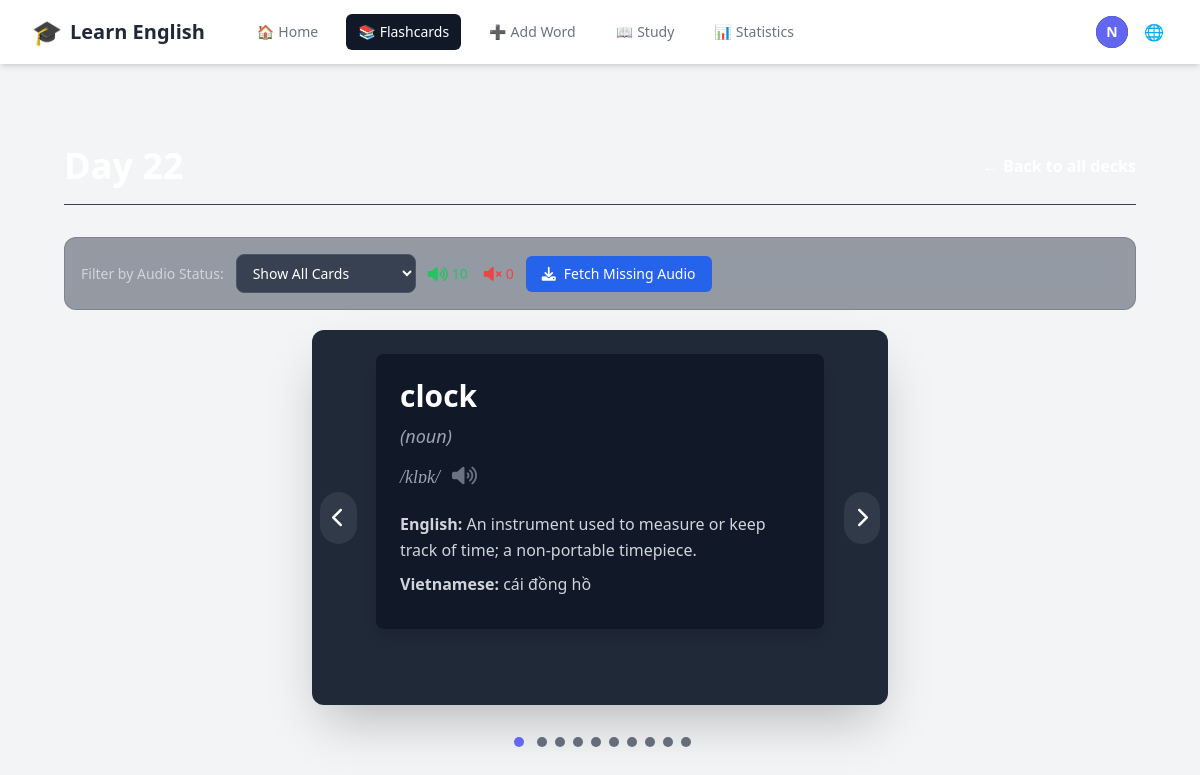
The page /decks/23/ (signed in) on the database its author committed.
### accounts/models.py (models this page shows, shortened)
class CustomUser(AbstractUser):
    email = models.EmailField(unique=True)
    username = None  # Remove username field
    USERNAME_FIELD = 'email'
    REQUIRED_FIELDS = []
    objects = CustomUserManager()

### vocabulary/models.py (models this page shows, shortened)
class Flashcard(models.Model):
    user = models.ForeignKey(settings.AUTH_USER_MODEL, on_delete=models.CASCADE, related_name='flashcards')
    deck = models.ForeignKey(Deck, on_delete=models.CASCADE, related_name='flashcards', null=True, blank=True)
    word = models.CharField(max_length=255)
    phonetic = models.CharField(max_length=100, blank=True, null=True, help_text="Phonetic transcription (e.g., /rɪˈzɪliənt/)")
    part_of_speech = models.CharField(max_length=50, blank=True, null=True)
    audio_url = models.URLField(max_length=500, blank=True, null=True)
    image = models.ImageField(upload_to='flashcard_images/', blank=True, null=True)
    related_image_url = models.URLField(max_length=500, blank=True, null=True, help_text="Auto-fetched related image URL")
    general_synonyms = models.TextField(blank=True, null=True, help_text="Comma-separated list of general synonyms")
    general_antonyms = models.TextField(blank=True, null=True, help_text="Comma-separated list of general antonyms")
    ease_factor = models.FloatField(default=2.5, help_text="Legacy SM-2 ease factor (not used)")
    repetitions = models.PositiveIntegerField(default=0, help_text="Legacy successful reviews count (not used)")
    interval = models.PositiveIntegerField(default=0, help_text="Legacy interval days (not used)")
    next_review = models.DateField(default=timezone.now, help_text="Legacy next review date (not used)")
    last_reviewed = models.DateTimeField(blank=True, null=True, help_text="Last time card was reviewed")
    times_seen_today = models.PositiveIntegerField(default=0, help_text="Number of times seen today (reset daily)")
    last_seen_date = models.DateField(blank=True, null=True, help_text="Last date this card was shown")
    difficulty_score = models.FloatField(default=None, null=True, blank=True, help_text="Difficulty level: 0.0=Again, 0.33=Hard, 0.67=Good, 1.0=Easy")
    total_reviews = models.PositiveIntegerField(default=0, help_text="Total number of times reviewed")
    correct_reviews = models.PositiveIntegerField(default=0, help_text="Number of correct reviews")
    created_at = models.DateTimeField(auto_now_add=True)
    class Meta:
        ordering = ['word']
        unique_together = ['user', 'word']  # Một user không thể có từ trùng lặp

class Definition(models.Model):
    flashcard = models.ForeignKey(Flashcard, related_name='definitions', on_delete=models.CASCADE)
    english_definition = models.TextField()
    vietnamese_definition = models.TextField()
    definition_synonyms = models.TextField(blank=True, null=True, help_text="Comma-separated list of synonyms for this definition")
    definition_antonyms = models.TextField(blank=True, null=True, help_text="Comma-separated list of antonyms for this definition")

### vocabulary/views.py (the view)
# urls.py: path('decks/<int:deck_id>/', views.deck_detail, name='deck_detail'),
@login_required
def deck_detail(request, deck_id):
    try:
        deck = Deck.objects.get(id=deck_id, user=request.user)
        flashcards = Flashcard.objects.filter(deck=deck).prefetch_related('definitions')
        context = {
            'deck': deck,
            'flashcards': flashcards,
        }
        return render(request, 'vocabulary/deck_detail.html', context)
    except Deck.DoesNotExist:
        return redirect('deck_list')

### vocabulary/context_processors.py (called while the page is built)
    def _(message):
        return str(message)

### vocabulary/templates/vocabulary/deck_detail.html (shortened to what this page needs)
{% extends "base.html" %} {% load static %}  {% block content %}
<div class="max-w-7xl mx-auto px-4 sm:px-6 lg:px-8 py-10">
  <div
    class="flex justify-between items-center mb-8 pb-4 border-b border-gray-700"
  >
    <div class="flex items-center gap-4">
      <div id="deck-name-view" class="flex items-center gap-3">
        <h1 class="text-4xl font-extrabold text-white">{{ deck.name }}</h1>
      </div>
    </div>
    <a
      href="{% url 'deck_list' %}"
      class="text-primary-color hover:text-primary-color-dark font-semibold transition-colors duration-200"
      >← {{ manual_texts.back_to_all_decks }}</a
    >
  </div>
  {% if flashcards %}
  <div class="audio-filter-controls">
    <label for="audio-filter">{{ manual_texts.filter_by_audio }}:</label>
    <select id="audio-filter">
      <option value="all">{{ manual_texts.show_all_cards }}</option>
    </select>
    <div class="audio-stats">
      <div class="stat-item has-audio">
        <i class="fas fa-volume-up"></i>
        <span id="cards-with-audio-count">0</span>
      </div>
      <div class="stat-item no-audio">
        <i class="fas fa-volume-mute"></i>
        <span id="cards-without-audio-count">0</span>
      </div>
    </div>
    <button
      id="fetch-missing-audio-btn"
      class="bg-blue-600 hover:bg-blue-700 text-white px-4 py-2 rounded-md text-sm font-medium transition-colors duration-200 flex items-center gap-2"
    >
      <i class="fas fa-download"></i>
      {{ manual_texts.fetch_missing_audio }}
    </button>
  </div>
  <div
    id="carousel-container"
    class="relative w-full max-w-xl mx-auto overflow-hidden rounded-xl shadow-2xl bg-gray-800 p-6"
  >
    <div
      id="carousel-slides"
      class="flex overflow-x-scroll no-scrollbar snap-x snap-mandatory"
      style="scroll-behavior: auto"
    >
      {% for card in flashcards %}
      <div
        class="flex-shrink-0 snap-center"
        style="width: 100%"
        data-card-id="{{ card.id }}"
      >
        <div
          class="card-view-mode word-item-tailwind p-6 bg-gray-900 rounded-lg shadow-lg w-full max-w-md mx-auto text-white flex flex-col items-start relative"
          data-has-audio="{% if card.audio_url %}true{% else %}false{% endif %}"
        >
          <div class="text-3xl font-bold mb-2">
            <a
              href="https://dictionary.cambridge.org/dictionary/english/{{ card.word }}"
              target="_blank"
              class="dictionary-word-link hover:underline focus:outline-none focus:ring-2 focus:ring-primary-color focus:ring-offset-2 focus:ring-offset-gray-900"
              data-word="{{ card.word }}"
              >{{ card.word }}</a
            >
          </div>
          {% if card.part_of_speech %}
          <div class="text-lg text-gray-400 mb-2 italic">
            ({{ card.part_of_speech }})
          </div>
          {% endif %} {% if card.phonetic %}
          <div
            class="text-lg text-gray-400 font-serif italic mb-4 flex items-center space-x-2"
          >
            <span>{{ card.phonetic }}</span>
            {% if card.audio_url %}
            <button
              class="audio-icon-tailwind text-gray-500 hover:text-primary-color transition-colors duration-200"
              data-audio-url="{{ card.audio_url }}"
              title="{{ manual_texts.listen }}"
            >
              <i class="fas fa-volume-up text-xl"></i>
            </button>
            {% endif %}
          </div>
          {% endif %} {% for def in card.definitions.all %}
          <div class="text-base text-gray-300 leading-relaxed mb-2">
            <span class="font-semibold text-primary-color"
              >{{ manual_texts.english_label }}</span
            >
            {{ def.english_definition }}
          </div>
          <div class="text-base text-gray-300 leading-relaxed mb-2">
            <span class="font-semibold text-primary-color"
              >{{ manual_texts.vietnamese_label }}</span
            >
            {{ def.vietnamese_definition }}
          </div>
          {% endfor %}
        </div>
      </div>
      {% endfor %}
    </div>
    <button
      id="prevBtn"
      class="absolute top-1/2 left-2 -translate-y-1/2 bg-gray-700 bg-opacity-75 text-white p-3 rounded-full hover:bg-opacity-100 transition-all duration-200 z-10 focus:outline-none focus:ring-2 focus:ring-primary-color focus:ring-offset-2 focus:ring-offset-gray-800"
    >
      <i class="fas fa-chevron-left text-xl"></i>
    </button>
    <button
      id="nextBtn"
      class="absolute top-1/2 right-2 -translate-y-1/2 bg-gray-700 bg-opacity-75 text-white p-3 rounded-full hover:bg-opacity-100 transition-all duration-200 z-10 focus:outline-none focus:ring-2 focus:ring-primary-color focus:ring-offset-2 focus:ring-offset-gray-800"
    >
      <i class="fas fa-chevron-right text-xl"></i>
    </button>
  </div>
  <div id="pagination-dots" class="text-center mt-6 space-x-2"></div>
  {% endif %}
</div>
{% endblock %}

### vocabulary/templates/base.html (shortened to what this page needs)
{% load i18n %}
{% load static %}
<!DOCTYPE html>
<html lang="{{ LANGUAGE_CODE }}">
  <head>
    <script src="https://cdn.tailwindcss.com"></script>
    <link rel="stylesheet" type="text/css" href="{% static 'css/main.css' %}">
    <link rel="stylesheet" href="https://cdnjs.cloudflare.com/ajax/libs/font-awesome/6.0.0-beta3/css/all.min.css">
  </head>
  <body class="bg-gray-100 dark:bg-gray-900">
    <nav class="bg-white dark:bg-gray-800 shadow-md">
        <div class="max-w-7xl mx-auto px-4 sm:px-6 lg:px-8">
            <div class="flex items-center justify-between h-16">
                <div class="flex items-center">
                    <a href="{% if user.is_authenticated %}{% url 'dashboard' %}{% else %}{% url 'account_login' %}{% endif %}" class="flex-shrink-0 flex items-center space-x-2">
                        <span class="text-2xl">🎓</span>
                        <span class="text-xl font-bold text-gray-800 dark:text-white">{{ manual_texts.learn_english }}</span>
                    </a>
                    <div class="hidden md:block">
                        <div class="ml-10 flex items-baseline space-x-4">
                            {% if user.is_authenticated %}
                                <a href="{% url 'dashboard' %}" class="{% if request.resolver_match.url_name == 'dashboard' %}bg-gray-900 text-white{% else %}text-gray-500 dark:text-gray-300 hover:bg-gray-700 hover:text-white{% endif %} px-3 py-2 rounded-md text-sm font-medium flex items-center space-x-1" id="nav-home">
                                    <span class="nav-icon">🏠</span>
                                    <span>{{ manual_texts.home }}</span>
                                </a>
                                <a href="{% url 'deck_list' %}" class="{% if request.resolver_match.url_name == 'deck_list' or request.resolver_match.url_name == 'deck_detail' %}bg-gray-900 text-white{% else %}text-gray-500 dark:text-gray-300 hover:bg-gray-700 hover:text-white{% endif %} px-3 py-2 rounded-md text-sm font-medium flex items-center space-x-1" id="nav-flashcards">
                                    <span class="nav-icon">📚</span>
                                    <span>{{ manual_texts.flashcards }}</span>
                                </a>
                                <a href="{% url 'add_flashcard' %}" class="{% if request.resolver_match.url_name == 'add_flashcard' %}bg-gray-900 text-white{% else %}text-gray-500 dark:text-gray-300 hover:bg-gray-700 hover:text-white{% endif %} px-3 py-2 rounded-md text-sm font-medium flex items-center space-x-1" id="nav-add-word">
                                    <span class="nav-icon">➕</span>
                                    <span>{{ manual_texts.add_word }}</span>
                                </a>
                                <a href="{% url 'study' %}" class="{% if request.resolver_match.url_name == 'study' %}bg-gray-900 text-white{% else %}text-gray-500 dark:text-gray-300 hover:bg-gray-700 hover:text-white{% endif %} px-3 py-2 rounded-md text-sm font-medium flex items-center space-x-1" id="nav-study">
                                    <span class="nav-icon">📖</span>
                                    <span>{{ manual_texts.study }}</span>
                                </a>
                                <a href="{% url 'statistics' %}" class="{% if request.resolver_match.url_name == 'statistics' %}bg-gray-900 text-white{% else %}text-gray-500 dark:text-gray-300 hover:bg-gray-700 hover:text-white{% endif %} px-3 py-2 rounded-md text-sm font-medium flex items-center space-x-1" id="nav-statistics">
                                    <span class="nav-icon">📊</span>
                                    <span>{{ manual_texts.statistics }}</span>
                                </a>
                            {% endif %}
                        </div>
                    </div>
                </div>
                <div class="hidden md:block">
                    <div class="ml-4 flex items-center md:ml-6">
                        {% if user.is_authenticated %}
                            <div class="ml-3 relative">
                                <div>
                                    <button type="button" id="user-toggle" class="max-w-xs bg-gray-800 rounded-full flex items-center text-sm focus:outline-none focus:ring-2 focus:ring-offset-2 focus:ring-offset-gray-800 focus:ring-white" aria-expanded="false" aria-haspopup="true">
                                        <div class="h-8 w-8 rounded-full bg-indigo-500 flex items-center justify-center text-white font-bold">
                                            {{ user.email|slice:":1"|upper }}
                                        </div>
                                    </button>
                                </div>
                            </div>
                        {% endif %}
                        <div class="ml-3 relative">
                            <div>
                                <button type="button" id="lang-toggle" class="bg-white dark:bg-gray-800 p-1 rounded-full text-gray-400 dark:text-gray-300 hover:text-gray-500 dark:hover:text-white focus:outline-none focus:ring-2 focus:ring-offset-2 focus:ring-offset-gray-800 focus:ring-white">
                                    <span class="nav-icon">🌐</span>
                                </button>
                            </div>
                        </div>
                    </div>
                </div>
            </div>
        </div>
    </nav>
    <main class="py-10">
      <div class="max-w-7xl mx-auto px-4 sm:px-6 lg:px-8">
        {% block content %}{% endblock %}
      </div>
    </main>
  </body>
</html>

### static/css/main.css (style rules this page uses)
* { margin: 0; padding: 0; box-sizing: border-box; }
body { background: #18182f; color: #fff; font-family: "Segoe UI", Tahoma, Geneva, Verdana, sans-serif; line-height: 1.6; min-height: 100vh; }
.no-scrollbar { -ms-overflow-style: none; scrollbar-width: none; }
.audio-icon-tailwind { transition: all 0.3s ease; border-radius: 50%; padding: 4px; }
.audio-filter-controls { display: flex; align-items: center; gap: 12px; margin-bottom: 20px; padding: 16px; background: rgba(55, 65, 81, 0.5); border-radius: 12px; backdrop-filter: blur(8px); border: 1px solid rgba(75, 85, 99, 0.3); }
.audio-filter-controls label { color: #d1d5db; font-weight: 500; font-size: 0.875rem; }
.audio-filter-controls select { background: #374151; border: 1px solid #4b5563; border-radius: 8px; color: white; padding: 8px 12px; font-size: 0.875rem; min-width: 180px; }
.audio-stats { display: flex; align-items: center; gap: 16px; font-size: 0.875rem; color: #9ca3af; }
.audio-stats .stat-item { display: flex; align-items: center; gap: 4px; }
.audio-stats .stat-item i { font-size: 1rem; }
.audio-stats .stat-item.has-audio { color: #22c55e; }
.audio-stats .stat-item.no-audio { color: #ef4444; }
#fetch-missing-audio-btn { position: relative; overflow: hidden; }

### vocabulary/templates/base.html (style rules this page uses)
:root { --primary-color: #6a6cff; --primary-color-dark: #5859d8; --background-main: #f3f4f6; --background-secondary: #ffffff; --background-light: #ffffff; --text-main: #1f2937; --text-muted: #6b7280; --border-color: #e5e7eb; --card-background: var(--background-secondary); --card-border-color: var(--border-color); --card-text-main: var(--text-main); --card-text-muted: var(--text-muted); --card-shadow: 0 1px 3px 0 rgba(0, 0, 0, 0.1), 0 1px 2px 0 rgba(0, 0, 0, 0.06); --card-shadow-hover: 0 4px 6px -1px rgba(0, 0, 0, 0.1), 0 2px 4px -1px rgba(0, 0, 0, 0.06); }

### rows shown on the page
CustomUser: email "N"
Flashcard: word "clock", part_of_speech "noun", phonetic "/klɒk/"
Definition: english_label "English:", english_definition "An instrument used to measure or keep track of time; a non-portable timepiece.", vietnamese_label "Vietnamese:", vietnamese_definition "cái đồng hồ"

### other values the page prints
{{ manual_texts.learn_english }} "Learn English"
{{ manual_texts.home }} "Home"
{{ manual_texts.flashcards }} "Flashcards"
{{ manual_texts.add_word }} "Add Word"
{{ manual_texts.study }} "Study"
{{ manual_texts.statistics }} "Statistics"
{{ manual_texts.filter_by_audio }} "Filter by Audio Status"
{{ manual_texts.fetch_missing_audio }} "Fetch Missing Audio"
form field value "Show All Cards"
